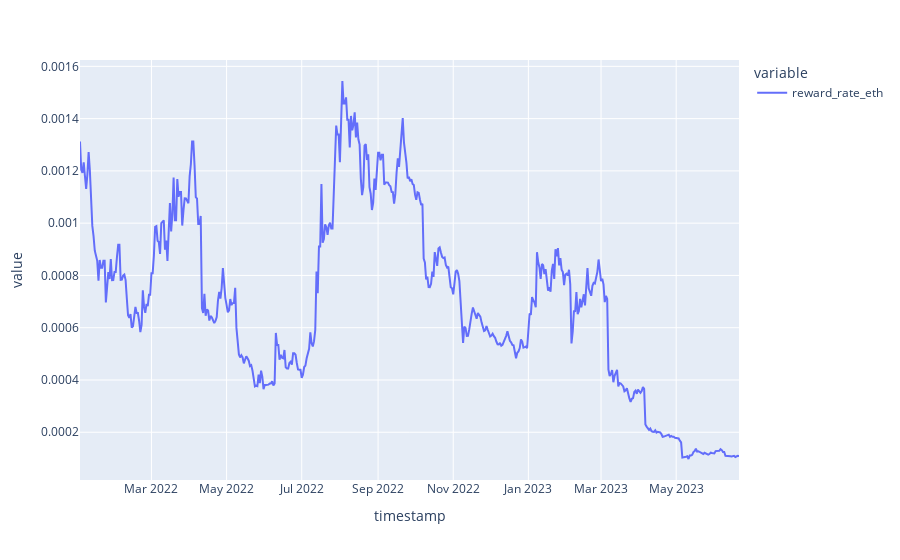

Notebook code for this chart:
### Code cell
px.line(stETH_ETH_incentive_rewards_df['reward_rate_eth'])

### Figure 1 — Plotly figure (JSON) as saved in the notebook; plotly's stock layout.template omitted (floating-point values rounded to 4 significant figures; data arrays with more than 128 entries replaced by an {"elided": "..."} marker saying what was removed)
{"data": [{"hovertemplate": "variable=reward_rate_eth<br>timestamp=%{x}<br>value=%{y}<extra></extra>", "legendgroup": "reward_rate_eth", "line": {"color": "#636efa", "dash": "solid"}, "marker": {"symbol": "circle"}, "mode": "lines", "name": "reward_rate_eth", "orientation": "v", "showlegend": true, "type": "scatter", "x": {"elided": "536 str values"}, "xaxis": "x", "y": {"elided": "536 float values"}, "yaxis": "y"}], "layout": {"legend": {"title": {"text": "variable"}, "tracegroupgap": 0}, "margin": {"t": 60}, "xaxis": {"anchor": "y", "domain": [0, 1], "title": {"text": "timestamp"}}, "yaxis": {"anchor": "x", "domain": [0, 1], "title": {"text": "value"}}}}
